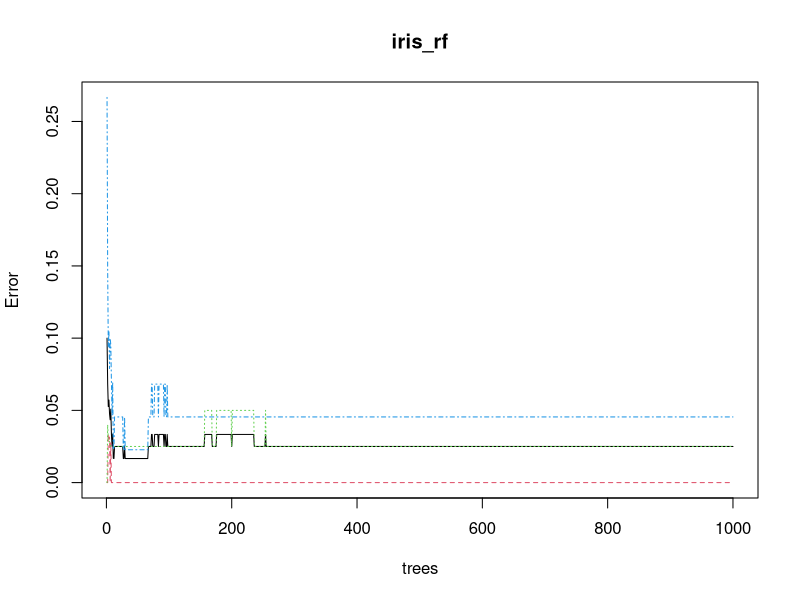
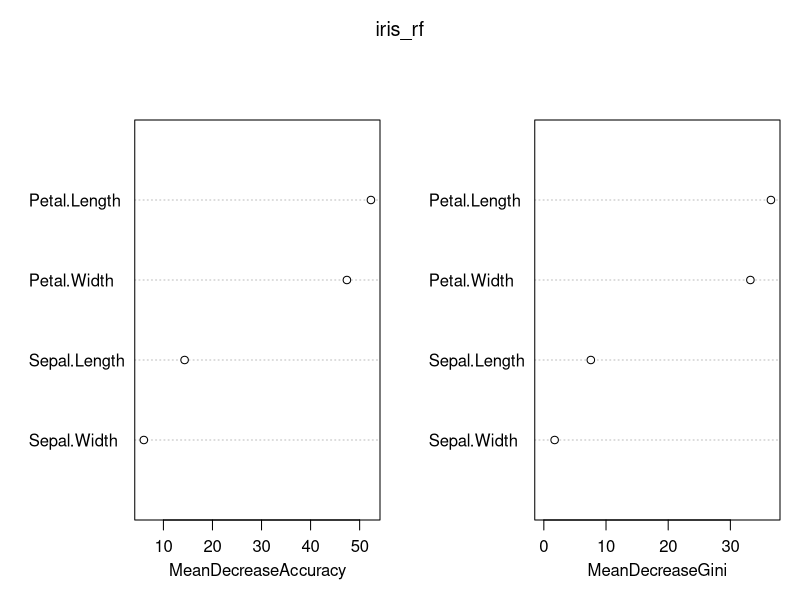
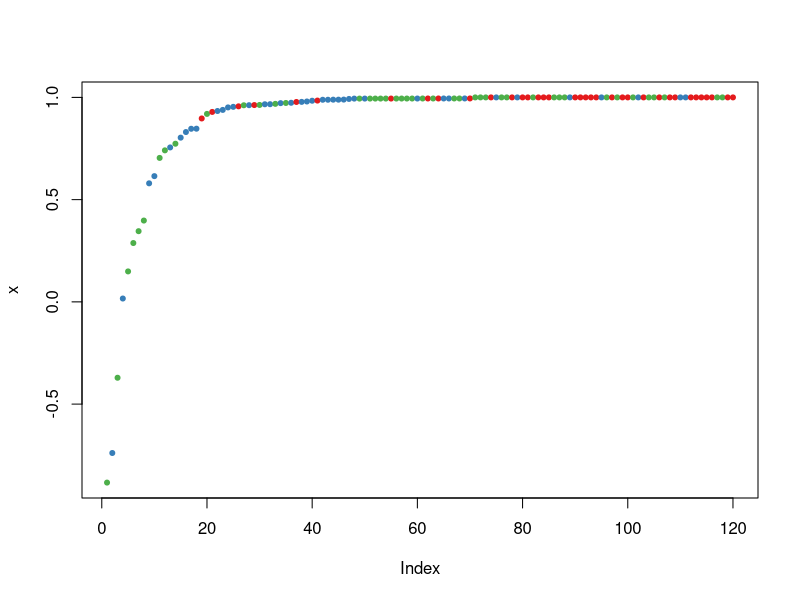

Generate these figures, in order, with R:
#import library
install.packages("randomForest")
library("randomForest")

#抽樣
smp.size <- floor(0.8*nrow(iris))
set.seed(10)
train.ind <- sample(seq_len(nrow(iris)), smp.size)
train <- iris[train.ind, ]
test <- iris[-train.ind, ]


# build the random Forest Model  
model_err_rate=1 
n=ncol(train)-1
for(i in 1:n) # find the best bundle number 
{
  find_result=randomForest(Species~.,data=train,proximity=TRUE,mtry=i,
                           importance=TRUE,ntree=1000,do.trace=100)
  model_err_rate[i]=mean(find_result$err.rate)
  cat("第",i,"個模型錯誤率:",model_err_rate[i],"\n")
}
mtry_value=which.min(model_err_rate)
cat("mtry參數設定為:",mtry_value)

iris_rf <- randomForest(Species~.,data=train,proximity=TRUE,
                         importance=TRUE,ntree=1000,do.trace=100)

# find the important infact of data
plot(iris_rf)
importance(iris_rf)
print(iris_rf)
varImpPlot(iris_rf)

# test the data
irisPred<-predict(iris_rf,newdata=test)
plot(margin(iris_rf,test$Species))



# 混淆矩陣輸出
result = table(real = test$Species, predict = irisPred)  #檢視運算結果
print(result)
p = sum(diag(result))/sum(result)*100
cat("\n\n預測正確率 = ",p,"% \n")

